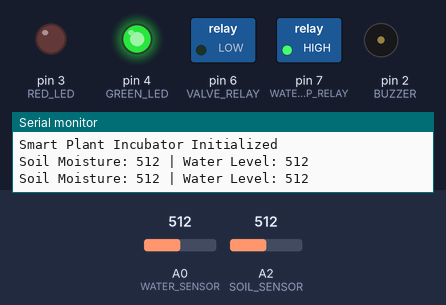
This sketch was run on a simulated Arduino Uno, built with avr-gcc and run on an emulated ATmega328P. Parts: switched loads named in the sketch (green lamp = pin HIGH), output pins drawn as LEDs (lit = HIGH), buzzer (waves = sounding, pin HIGH), the last lines printed to the serial monitor. The test bench sets the inputs (shaded band); at power-on: A0 (WATER_SENSOR) = 512, A2 (SOIL_SENSOR) = 512.

Above: at 6.8 s.
6.9 s: A0 (WATER_SENSOR) set to 481
At 17.6 s:
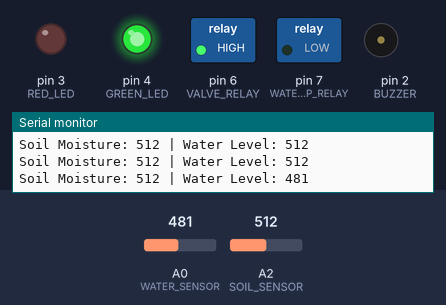
18.5 s: A0 (WATER_SENSOR) set to 412
25.2 s: A0 (WATER_SENSOR) set to 386
At 31.2 s:
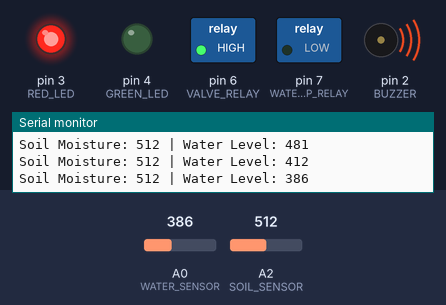
37.1 s: A0 (WATER_SENSOR) set to 410
At 38.5 s:
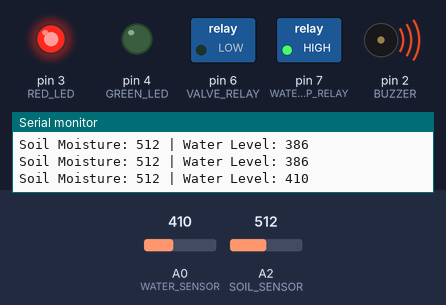
44.5 s: A0 (WATER_SENSOR) set to 390
At 50.8 s:
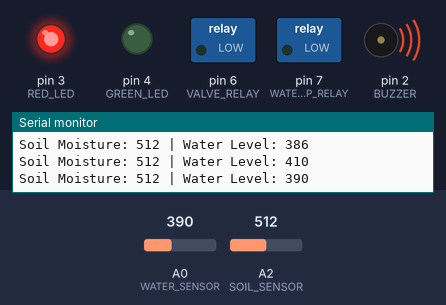
56.4 s: A0 (WATER_SENSOR) set to 460
At 67.8 s:
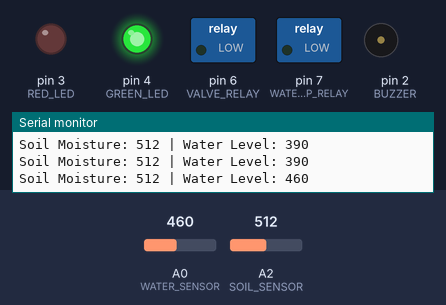
Timing chart, 0 to 69.3 s (numbered marks = the images above; inputs shaded):
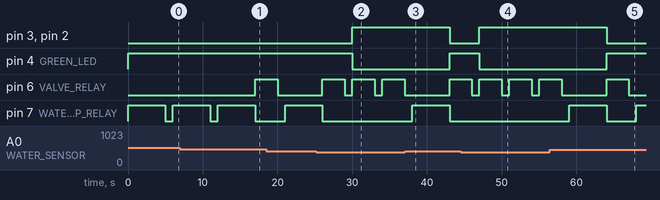

The sketch:

incubator.ino
```cpp
/*
  Smart Plant Incubator
  Author: Sara El Bari
  University of Western Brittany, 2022

  Description:
  Monitors soil moisture, water level, temperature & humidity.
  Controls pump, valve, buzzer, and status LEDs to automate watering
  and alert when the reservoir is empty or system fault occurs.
*/

// --- Pin Definitions ---
#define RED_LED 3
#define GREEN_LED 4
#define BUZZER 2
#define TEMP_HUMIDITY_PIN 5    // Optional DHT11 sensor
#define VALVE_RELAY 6
#define WATER_PUMP_RELAY 7
#define SOIL_SENSOR A2
#define WATER_SENSOR A0

// --- Thresholds ---
const int SOIL_DRY_THRESHOLD = 450;
const int SOIL_WET_THRESHOLD = 300;
const int WATER_AVAILABLE_THRESHOLD = 400;
const int WATER_FULL_THRESHOLD = 500;

// --- Global Variables ---
int soilMoisture = 0;
int waterLevel = 0;

void setup() {
  pinMode(RED_LED, OUTPUT);
  pinMode(GREEN_LED, OUTPUT);
  pinMode(BUZZER, OUTPUT);
  pinMode(WATER_PUMP_RELAY, OUTPUT);
  pinMode(VALVE_RELAY, OUTPUT);

  // Default startup state
  digitalWrite(GREEN_LED, HIGH);  // System OK
  digitalWrite(RED_LED, LOW);
  digitalWrite(BUZZER, LOW);
  digitalWrite(WATER_PUMP_RELAY, LOW);
  digitalWrite(VALVE_RELAY, LOW);

  Serial.begin(9600);
  Serial.println("Smart Plant Incubator Initialized");
}

void loop() {
  // --- Read Sensor Data ---
  soilMoisture = analogRead(SOIL_SENSOR);
  waterLevel   = analogRead(WATER_SENSOR);

  Serial.print("Soil Moisture: ");
  Serial.print(soilMoisture);
  Serial.print(" | Water Level: ");
  Serial.println(waterLevel);

  // --- Soil Moisture Logic ---
  if (soilMoisture > SOIL_DRY_THRESHOLD) {
    // Soil is dry
    if (waterLevel > WATER_AVAILABLE_THRESHOLD) {
      // Water available → activate pump
      digitalWrite(WATER_PUMP_RELAY, HIGH);
      delay(5000);  // Run pump for 5 seconds
      digitalWrite(WATER_PUMP_RELAY, LOW);

      // Indicate normal operation
      digitalWrite(GREEN_LED, HIGH);
      digitalWrite(RED_LED, LOW);
      digitalWrite(BUZZER, LOW);
    } else {
      // Reservoir empty → alert user
      digitalWrite(BUZZER, HIGH);
      digitalWrite(RED_LED, HIGH);
      digitalWrite(GREEN_LED, LOW);
    }
  }
  else if (soilMoisture < SOIL_WET_THRESHOLD) {
    // Soil is moist enough → idle
    digitalWrite(WATER_PUMP_RELAY, LOW);
    digitalWrite(GREEN_LED, HIGH);
    digitalWrite(RED_LED, LOW);
    digitalWrite(BUZZER, LOW);
  }

  // --- Drain Excess Water ---
  if (waterLevel < WATER_FULL_THRESHOLD) {
    // If tray too full → open valve
    digitalWrite(VALVE_RELAY, HIGH);
    delay(3000);
    digitalWrite(VALVE_RELAY, LOW);
  }

  delay(1000);  // Wait before next reading
}

 
```

Measured:
- the behaviour switches between 500 and 499 on A0 (WATER_SENSOR) (found by bisection; images 0 and 1)
- the behaviour switches between 401 and 400 on A0 (WATER_SENSOR) (found by bisection; images 1 and 2)
- after the input at 6.9 s, pin 6 (VALVE_RELAY): LOW → HIGH after 10.1 s; pin 7 (WATER_PUMP_RELAY): goes on until 17.0 s, then stays LOW
- after the input at 25.2 s, pin 3 (RED_LED), pin 2 (BUZZER): LOW → HIGH after 4.8 s; pin 4 (GREEN_LED): HIGH → LOW after 4.8 s; pin 7 (WATER_PUMP_RELAY): goes on until 26.0 s, then stays LOW
- after the input at 37.1 s, pin 3 (RED_LED), pin 2 (BUZZER): HIGH → LOW after 5.9 s; pin 4 (GREEN_LED): LOW → HIGH after 5.9 s; pin 7 (WATER_PUMP_RELAY): LOW → HIGH after 0.91 s, → LOW 5.0 s later
- after the input at 44.5 s, pin 3 (RED_LED), pin 2 (BUZZER): LOW → HIGH after 2.5 s; pin 4 (GREEN_LED): HIGH → LOW after 2.5 s; pin 7 (WATER_PUMP_RELAY): stays LOW (without the input it goes to HIGH after 2.5 s)
- after the input at 56.4 s, pin 3 (RED_LED), pin 2 (BUZZER): HIGH → LOW after 7.6 s; pin 4 (GREEN_LED): LOW → HIGH after 7.6 s; pin 7 (WATER_PUMP_RELAY): LOW → HIGH after 2.6 s, → LOW 5.0 s later, → HIGH 4.0 s later
